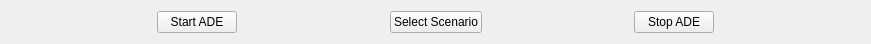
             <widget class="QWidget" name="layoutWidget_6">
              <property name="geometry">
               <rect>
                <x>2</x>
                <y>30</y>
                <width>871</width>
                <height>29</height>
               </rect>
              </property>
              <layout class="QHBoxLayout" name="horizontalLayout_btnTop_2">
               <item>
                <spacer name="horizontalSpacer_42">
                 <property name="orientation">
                  <enum>Qt::Horizontal</enum>
                 </property>
                 <property name="sizeHint" stdset="0">
                  <size>
                   <width>68</width>
                   <height>20</height>
                  </size>
                 </property>
                </spacer>
               </item>
               <item>
                <widget class="QPushButton" name="btn_pp_adeStart">
                 <property name="text">
                  <string>Start ADE</string>
                 </property>
                </widget>
               </item>
               <item>
                <spacer name="horizontalSpacer_43">
                 <property name="orientation">
                  <enum>Qt::Horizontal</enum>
                 </property>
                 <property name="sizeHint" stdset="0">
                  <size>
                   <width>98</width>
                   <height>20</height>
                  </size>
                 </property>
                </spacer>
               </item>
               <item>
                <widget class="QPushButton" name="btn_pp_sel_scenario">
                 <property name="text">
                  <string>Select Scenario</string>
                 </property>
                </widget>
               </item>
               <item>
                <spacer name="horizontalSpacer_44">
                 <property name="orientation">
                  <enum>Qt::Horizontal</enum>
                 </property>
                 <property name="sizeHint" stdset="0">
                  <size>
                   <width>98</width>
                   <height>20</height>
                  </size>
                 </property>
                </spacer>
               </item>
               <item>
                <widget class="QPushButton" name="btn_pp_StopAde">
                 <property name="text">
                  <string>Stop ADE</string>
                 </property>
                </widget>
               </item>
               <item>
                <spacer name="horizontalSpacer_45">
                 <property name="orientation">
                  <enum>Qt::Horizontal</enum>
                 </property>
                 <property name="sizeHint" stdset="0">
                  <size>
                   <width>68</width>
                   <height>20</height>
                  </size>
                 </property>
                </spacer>
               </item>
              </layout>
             </widget>
